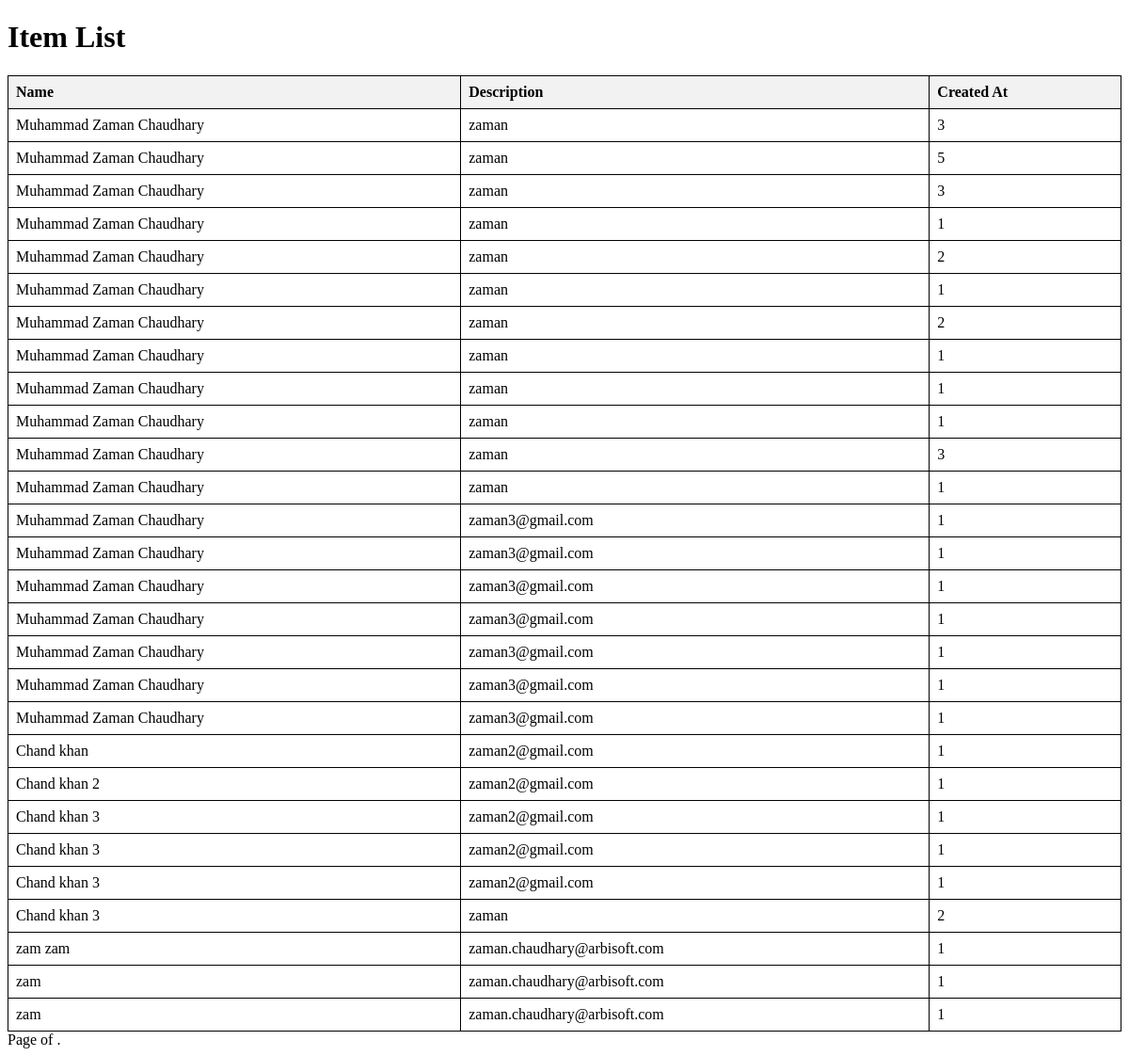
The page /api/mughali/reservation/items/ on the database as committed earlier.
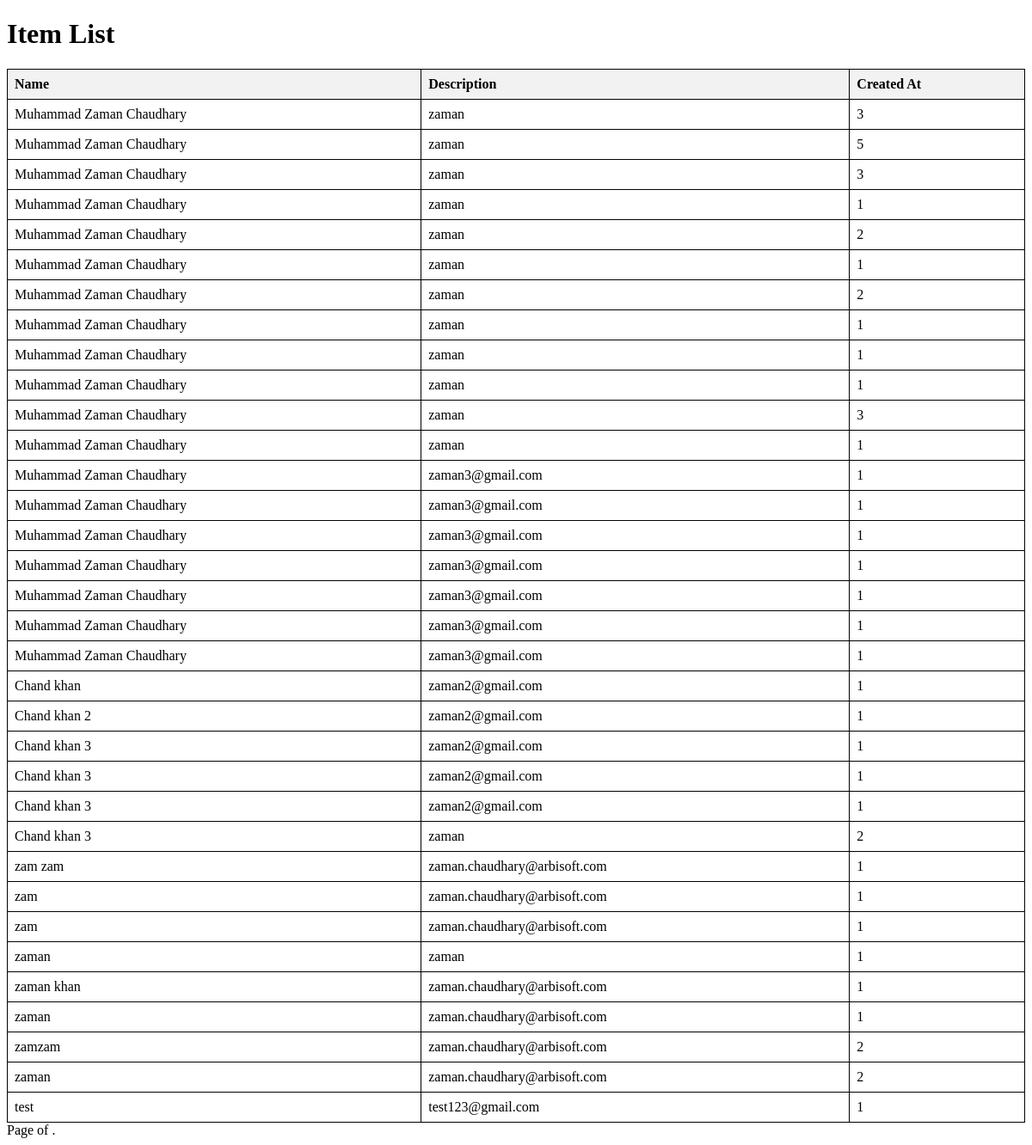
The same page on the database as committed later.
### reservation/models.py (models this page shows, shortened)
class Reservation(models.Model):
    user = models.ForeignKey(User, on_delete=models.CASCADE)
    no_of_person = models.IntegerField()
    date = models.DateField()
    start_time = models.TimeField()
    end_time = models.TimeField()
    note = models.TextField(blank=True)
    name = models.CharField(max_length=100)
    phone = models.CharField(max_length=111, default="")
    status = models.IntegerField(choices=ReservationStatus.choices, default=ReservationStatus.PENDING)

### reservation/views.py (the view)
# urls.py: path('items/', item_list, name='item_list'),
def item_list(request):
    items = Reservation.objects.all()
    return render(request, 'item_list.html', {'items': items})

### reservation/templates/item_list.html (shortened to what this page needs)
<!DOCTYPE html>
<html lang="en">
<head>
</head>
<body>
    <h1>Item List</h1>
    <table>
        <thead>
            <tr>
                <th>Name</th>
                <th>Description</th>
                <th>Created At</th>
            </tr>
        </thead>
        <tbody>
            {% for item in items %}
                <tr>
                    <td>{{ item.name }}</td>
                    <td>{{ item.user.username }}</td>
                    <td>{{ item.status }}</td>
                </tr>
            {% endfor %}
        </tbody>
    </table>
    <div class="pagination">
        <span class="step-links">
            <span class="current">
                Page {{ items.number }} of {{ items.paginator.num_pages }}.
            </span>
        </span>
    </div>
</body>
</html>

Rows that differ between the two databases and show on the page:
added Reservation: name "zaman", user.username "zaman", status "1"
added Reservation: name "zaman khan", user.username "zaman.chaudhary@arbisoft.com", status "1"
added Reservation: name "zaman", user.username "zaman.chaudhary@arbisoft.com", status "1"
added Reservation: name "zamzam", user.username "zaman.chaudhary@arbisoft.com", status "2"
added Reservation: name "zaman", user.username "zaman.chaudhary@arbisoft.com", status "2"
added Reservation: name "test", user.username "test123@gmail.com", status "1"
